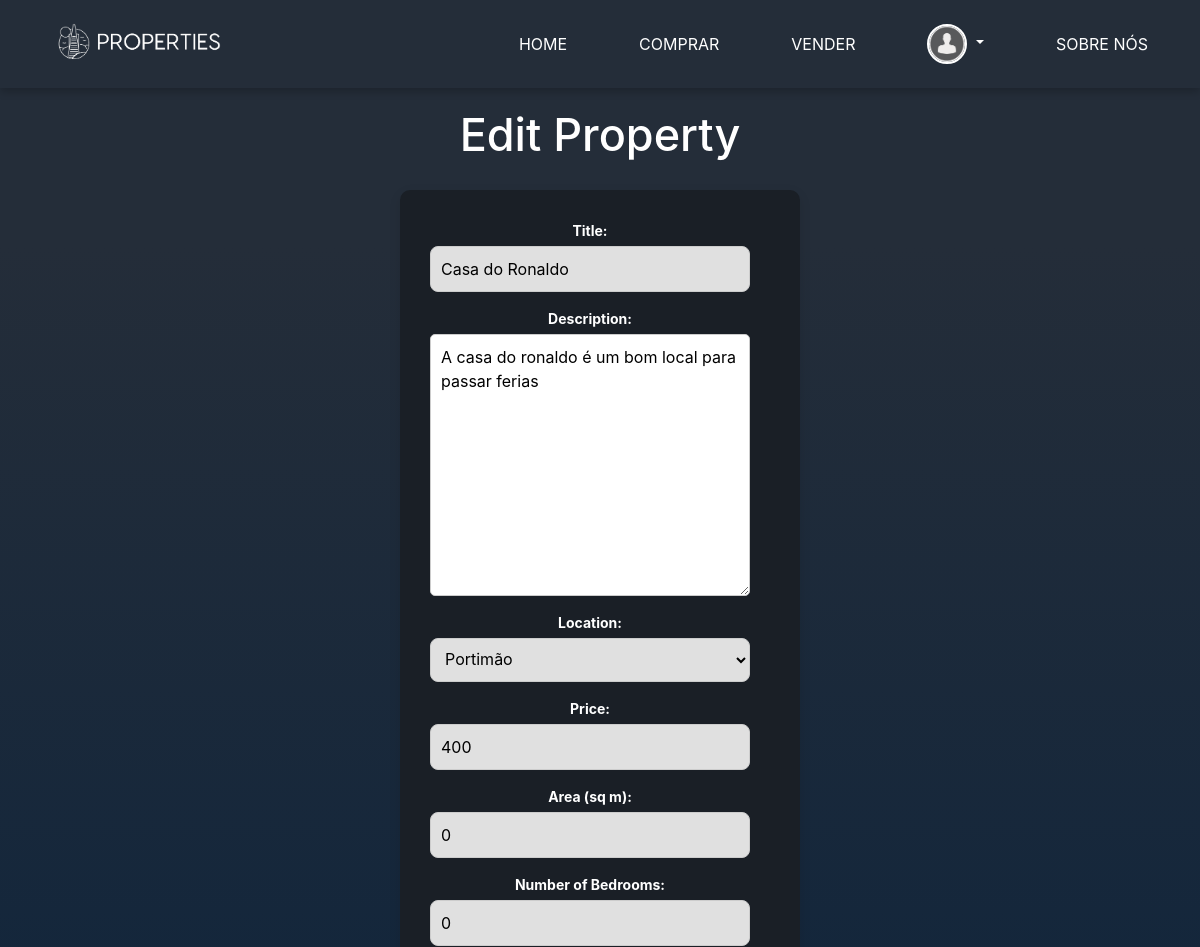
Page /property/edit/3/ (signed in, upper part) on the earlier database version.
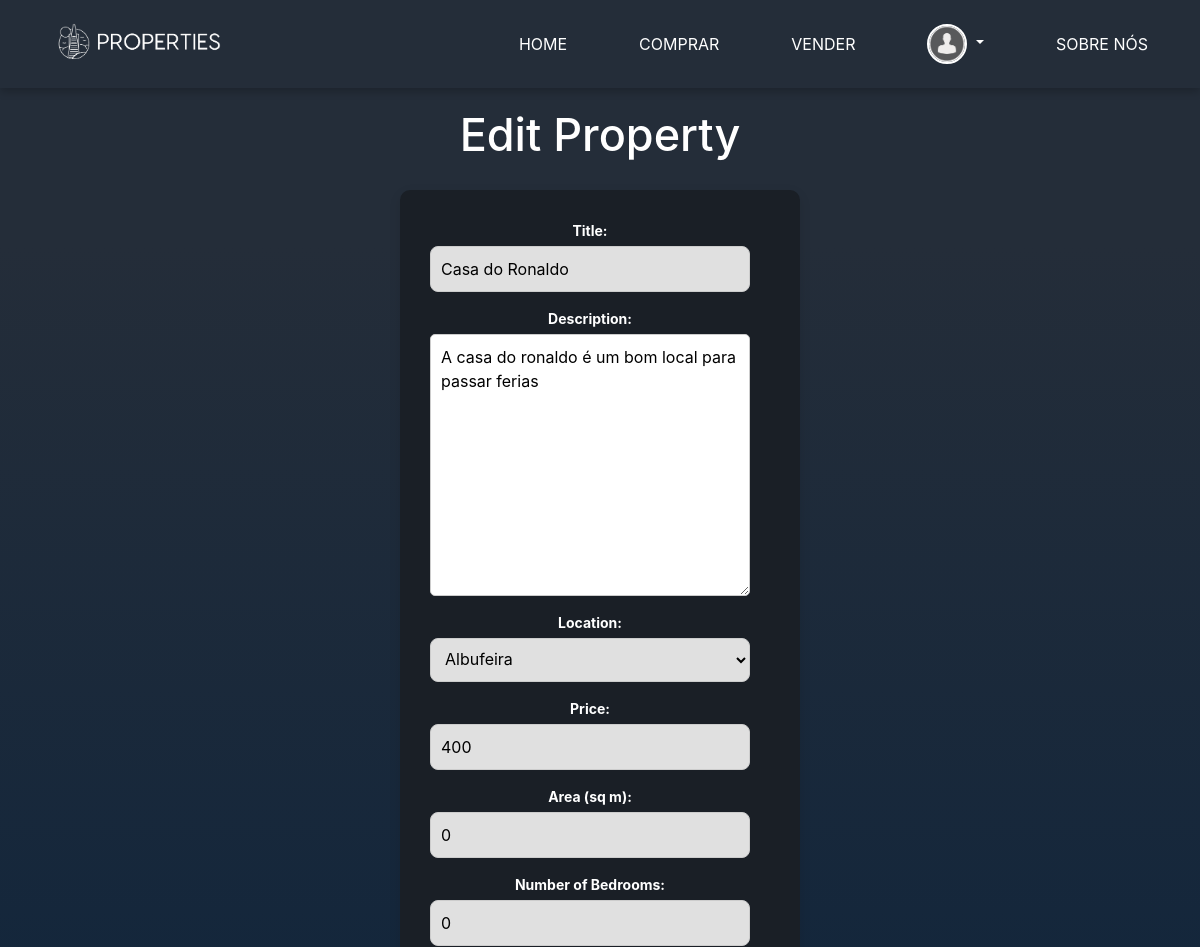
Same page on the later database version.
### base/models.py (models this page shows, shortened)
class Property(models.Model):
    LOCATION_CHOICES = [
        ('faro', 'Faro'),
        ('lagos', 'Lagos'),
        ('portimao', 'Portimão'),
        ('albufeira', 'Albufeira'),
        ('tavira', 'Tavira'),
        ('olhao', 'Olhão'),
        ('silves', 'Silves'),
        ('loule', 'Loulé'),
        ('vila_real_de_santo_antonio', 'Vila Real de Santo António'),
    ]
    host = models.ForeignKey('Profile', on_delete=models.CASCADE)
    title = models.CharField(max_length=255)
    description = models.TextField()
    location = models.CharField(max_length=100, choices=LOCATION_CHOICES)
    price = models.DecimalField(max_digits=10, decimal_places=0)
    area = models.IntegerField()
    num_bedrooms = models.IntegerField()
    num_bathrooms = models.IntegerField()
    elevator = models.BooleanField(default=False)
    parking_spaces = models.IntegerField(default=0)
    pool = models.BooleanField(default=False)

### base/views.py (the view)
# urls.py: path('property/edit/<int:property_id>/', views.edit_property, name='edit_property'),
@login_required
def edit_property(request, property_id):
    property = get_object_or_404(Property, pk=property_id, host__user=request.user)
    if request.method == 'POST':
        form = PropertyForm(request.POST, request.FILES, instance=property)
        if form.is_valid():
            property = form.save()
            images = request.FILES.getlist('images')
            for image in images:
                PropertyImage.objects.create(property=property, image=image)
            delete_image_ids = request.POST.getlist('delete_images')
            if delete_image_ids:
                PropertyImage.objects.filter(id__in=delete_image_ids).delete()
            messages.success(request, 'Property updated successfully!')
            return redirect('property_detail', pk=property.id)
        else:
            messages.error(request, 'Please correct the errors below.')
    else:
        form = PropertyForm(instance=property)
    images = PropertyImage.objects.filter(property=property)
    return render(request, 'edit_property.html', {'form': form, 'images': images})

### base/forms.py
class PropertyForm(forms.ModelForm):
    class Meta:
        model = Property
        fields = ('title', 'description', 'location', 'price', 'area', 'num_bedrooms', 'num_bathrooms', 'elevator',
                  'parking_spaces', 'pool')

### templates/edit_property.html (shortened to what this page needs)
{% extends "main.html" %}
{% load static %}
{% block content %}
<div class="content">
    <h2>Edit Property</h2>
    <form method="post" enctype="multipart/form-data" class="form-login">
        <div class="form-group">
            <label for="{{ form.title.id_for_label }}">Title:</label>
            {{ form.title }}
        </div>
        <div class="form-group">
            <label for="{{ form.description.id_for_label }}">Description:</label>
            {{ form.description }}
        </div>
        <div class="form-group">
            <label for="{{ form.location.id_for_label }}">Location:</label>
            {{ form.location }}
        </div>
        <div class="form-group">
            <label for="{{ form.price.id_for_label }}">Price:</label>
            {{ form.price }}
        </div>
        <div class="form-group">
            <label for="{{ form.area.id_for_label }}">Area (sq m):</label>
            {{ form.area }}
        </div>
        <div class="form-group">
            <label for="{{ form.num_bedrooms.id_for_label }}">Number of Bedrooms:</label>
            {{ form.num_bedrooms }}
        </div>
    </form>
</div>
{% endblock %}

Differences in the rows shown:
changed Property "Casa do Ronaldo": location "Portimão" → "Albufeira"
